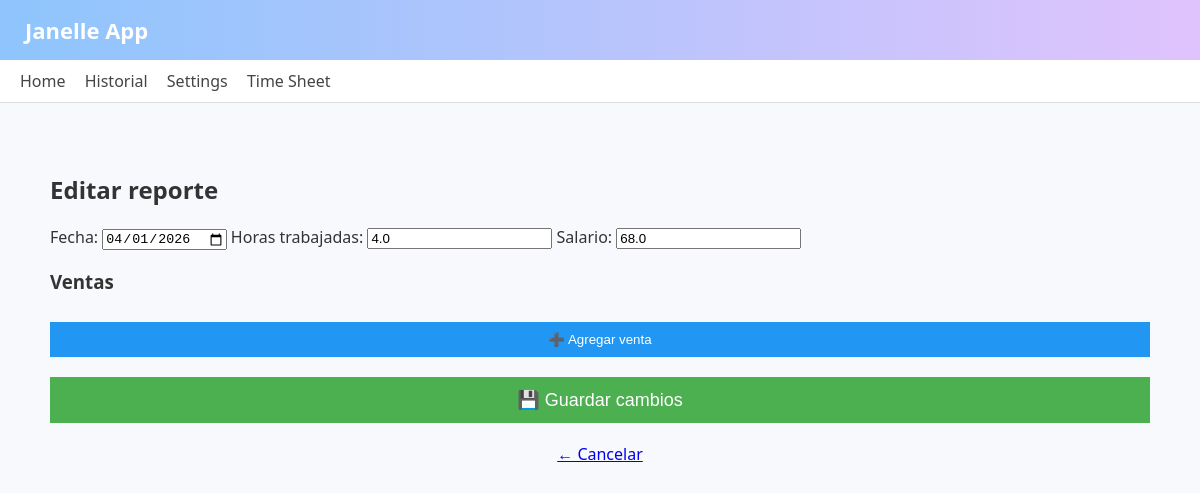
Screenshot of /editar/24 with the database file from the repository.
### tables this page shows
CREATE TABLE reportes (
            id INTEGER PRIMARY KEY AUTOINCREMENT,
            fecha TEXT,
            horas REAL,
            salario REAL,
            total_ventas REAL,
            total_comision REAL,
            total_ganado REAL,
            ventas_json TEXT
        , personas INTEGER DEFAULT 1, companero TEXT DEFAULT '');

### app.py (the view)
@app.route('/editar/<int:id>')
def editar(id):
    conn = sqlite3.connect("historial.db")
    c = conn.cursor()
    c.execute("""
        SELECT fecha, horas, salario, ventas_json, personas, companero
        FROM reportes WHERE id=?
    """, (id,))
    fila = c.fetchone()
    conn.close()
    if not fila:
        return "Reporte no encontrado", 404
    ventas = json.loads(fila[3])
    return render_template(
        "editar_reporte.html",
        id=id,
        fecha=fila[0],
        horas=fila[1],
        salario=fila[2],
        ventas=ventas,
        personas=fila[4],
        companero=fila[5]
    )

### templates/editar_reporte.html (shortened to what this page needs)
{% extends "base.html" %}
{% block content %}
<div class="container">
    <h2>Editar reporte</h2>
    <form action="/actualizar/{{ id }}" method="post">
        <label>Fecha:</label>
        <input type="date" name="fecha" value="{{ fecha }}" required>
        <label>Horas trabajadas:</label>
        <input type="number" step="0.01" name="horas" value="{{ horas }}" required>
        <label>Salario:</label>
        <input type="number" step="0.01" name="salario" value="{{ salario }}" required>
        <h3>Ventas</h3>
        <button type="button" onclick="agregarVenta()"
                style="background:#2196F3; color:white; border:none; padding:10px; width:100%; margin-top:10px;">
            ➕ Agregar venta
        </button>
        <button type="submit"
                style="background:#4CAF50; color:white; border:none; padding:12px; width:100%; margin-top:20px; font-size:18px;">
            💾 Guardar cambios
        </button>
    </form>
    <a href="/reporte/{{ id }}" class="back" style="display:block; margin-top:20px; text-align:center;">
        ← Cancelar
    </a>
</div>
{% endblock %}

### templates/base.html (style rules this page uses)
body { font-family: "Segoe UI", Arial, sans-serif; background: #f7f9fc; margin: 0; padding: 0; color: #333; }
.container { padding: 25px; }

### rows the page displays
reportes: fecha "04/01/2026", horas "4.0", salario "68.0"
